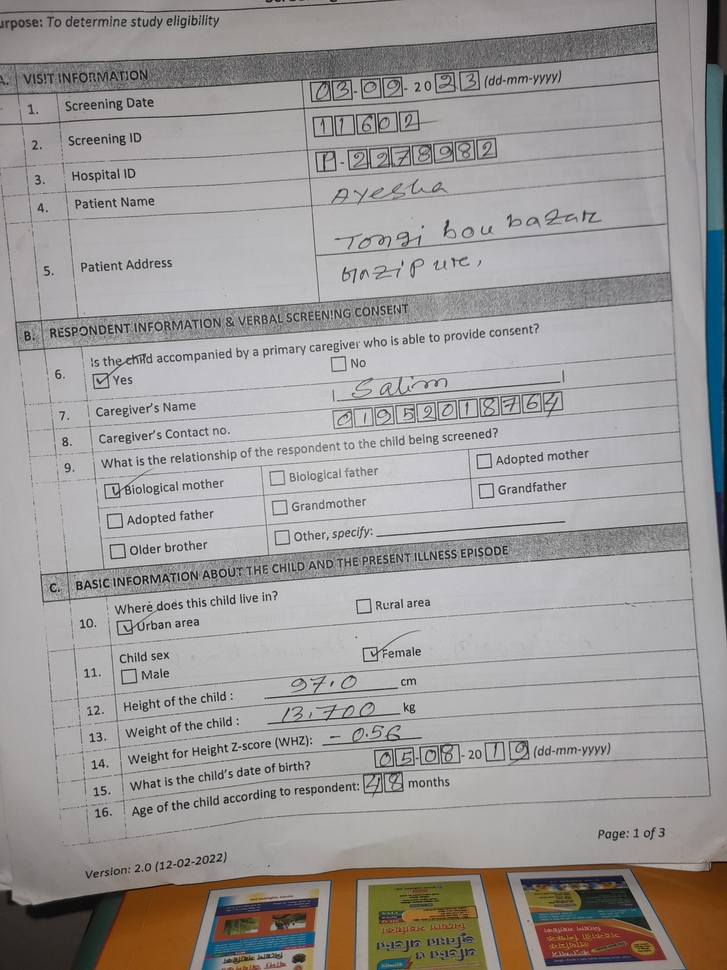
#> input picture 11600 (2).jpg, 727 x 970 px, shrunk from 3000 x 4000 before the run
$ python -i handwritten_text_extraction.py   (imports and definitions only)
#> lines starting #> are read from the running program, lines starting #| are printed output that depends on the picture; after the words box and inside, x2 and y2 are one past the last pixel; in counts of white or black regions, pixels touching at a corner belong together
import cv2
import pytesseract

def preprocess_image(image_path):
    # Read the image using OpenCV
#> called with image_path = '../11600 (2).jpg'
    image = cv2.imread(image_path)
#> image is the input picture: shape (970, 727, 3); mean B, G, R 152.5, 153.7, 156.7

    # Convert the image to grayscale
    gray_image = cv2.cvtColor(image, cv2.COLOR_BGR2GRAY)
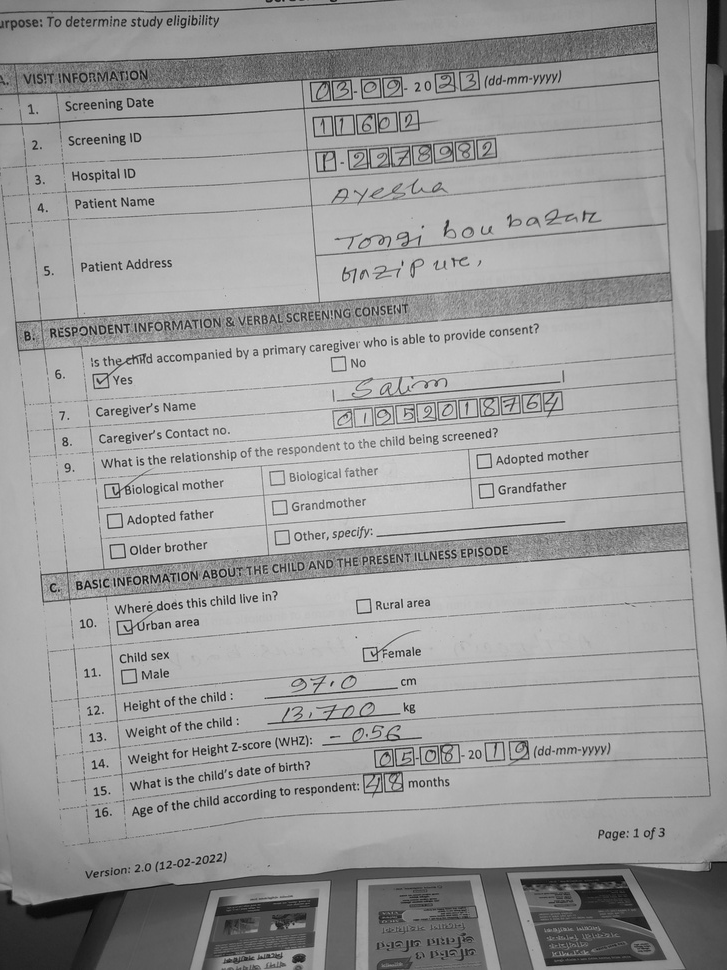
#> gray_image: shape (970, 727); min 9, max 230, mean 154.5

    # Apply GaussianBlur to reduce noise and improve OCR accuracy
    blurred_image = cv2.GaussianBlur(gray_image, (5, 5), 0)

    # Apply thresholding to get a binary image
    _, binary_image = cv2.threshold(blurred_image, 0, 255, cv2.THRESH_BINARY + cv2.THRESH_OTSU)
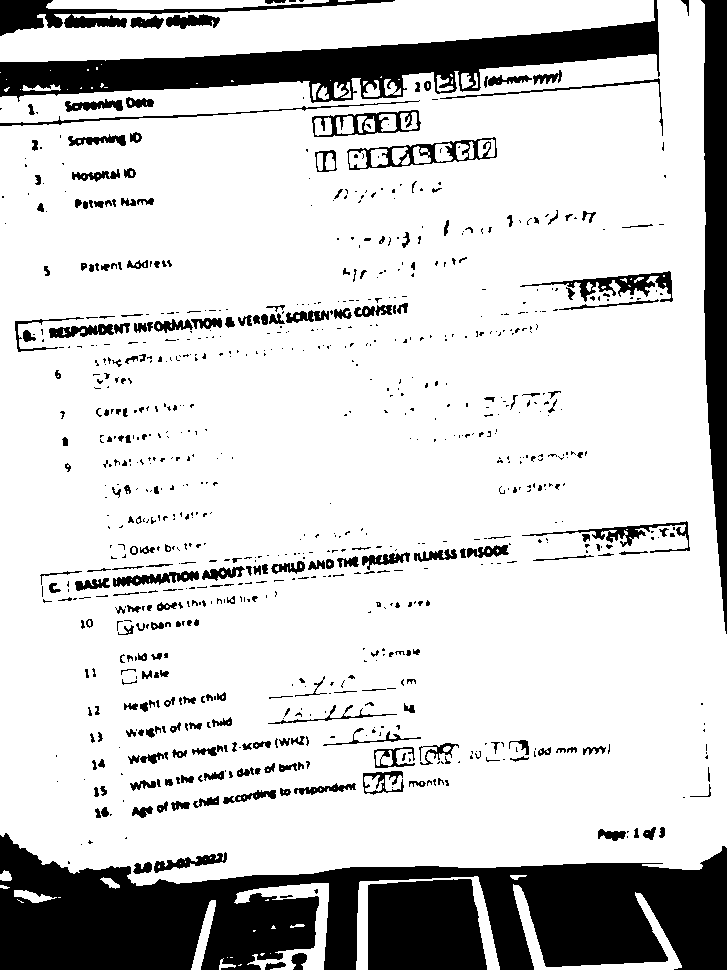
#> binary_image: shape (970, 727); 81.1% white; 849 black regions (581 under 20 px), largest, box (x1, y1, x2, y2) and area: (0, 833, 727, 970) 55255, (0, 0, 660, 103) 22279, (701, 0, 727, 634) 11479

    return binary_image

def extract_handwritten_text(image_path):
    # Preprocess the image
    preprocessed_image = preprocess_image(image_path)

    # Use pytesseract to extract text from the preprocessed image
    extracted_text = pytesseract.image_to_string(preprocessed_image, config='--psm 6')

    return extracted_text

>>> result = preprocess_image('../11600 (2).jpg')

$ run again, on 11600 (3).jpg
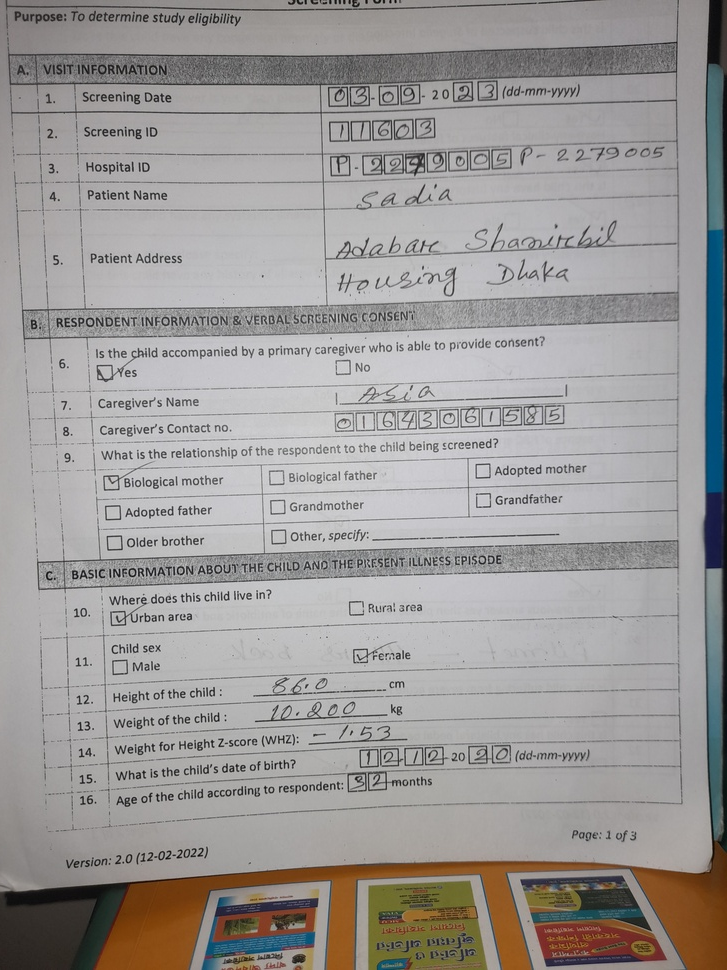
#> input picture 11600 (3).jpg, 727 x 970 px, shrunk from 3000 x 4000 before the run
#> in preprocess_image, image is the input picture: shape (970, 727, 3); mean B, G, R 152.3, 153.9, 156.8
#> in preprocess_image, `gray_image = cv2.cvtColor(image, cv2.COLOR_BGR2GRAY)`:
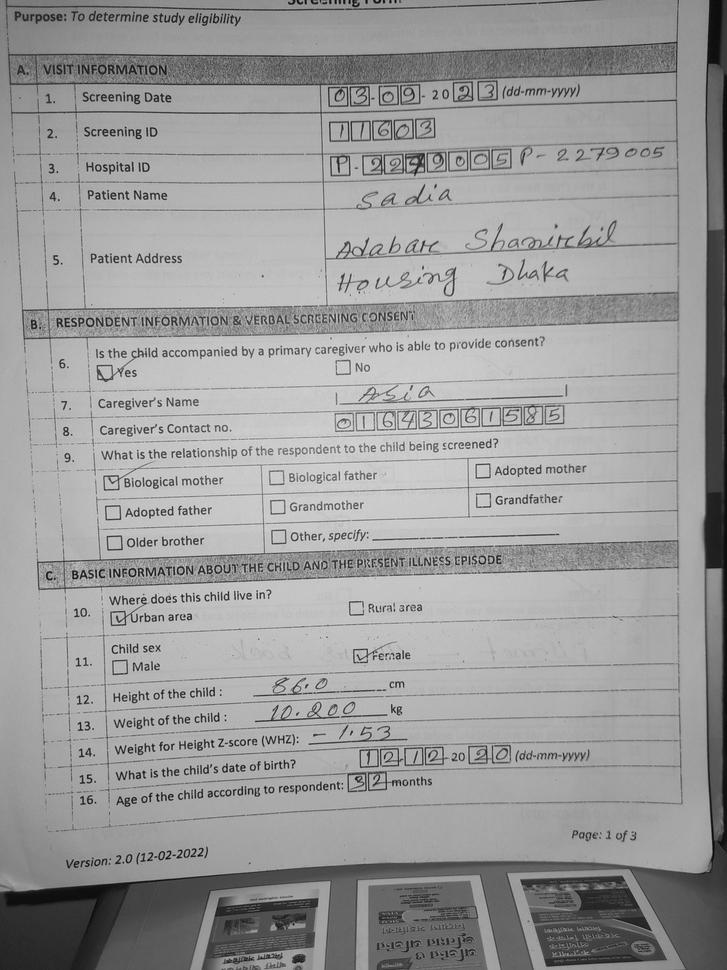
#> gray_image: shape (970, 727); min 3, max 229, mean 154.6
#> in preprocess_image, `_, binary_image = cv2.threshold(blurred_image, 0, 255, cv2.THRESH_BINA..`:
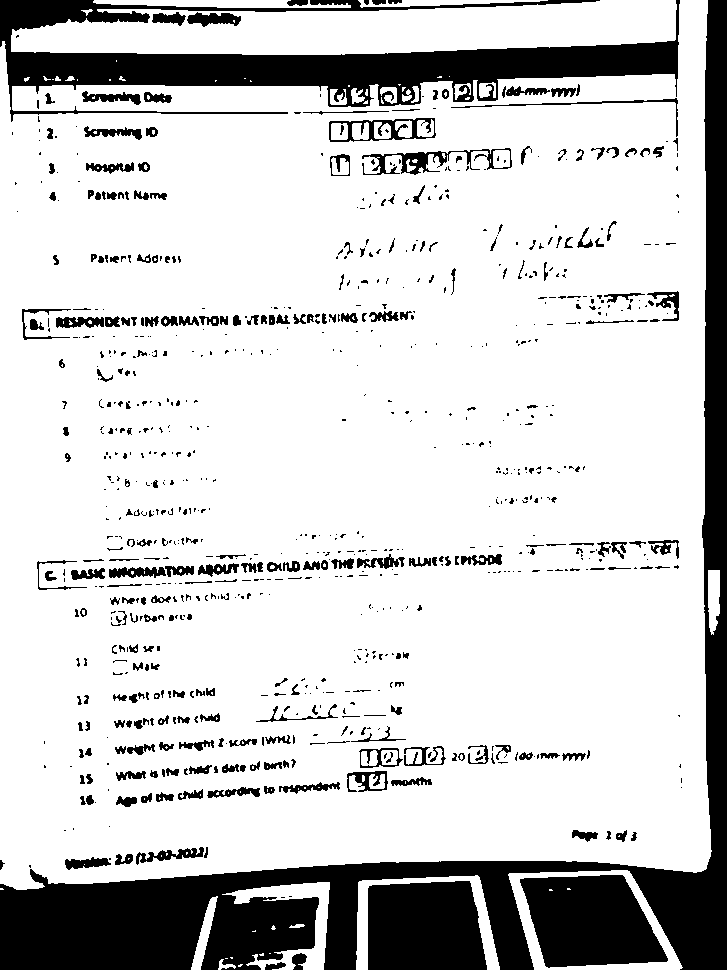
#> binary_image: shape (970, 727); 80.6% white; 820 black regions (545 under 20 px), largest, box (x1, y1, x2, y2) and area: (0, 0, 727, 970) 60966, (0, 0, 680, 122) 28460, (520, 875, 668, 968) 10118

$ run again, on 11900 (1).jpg
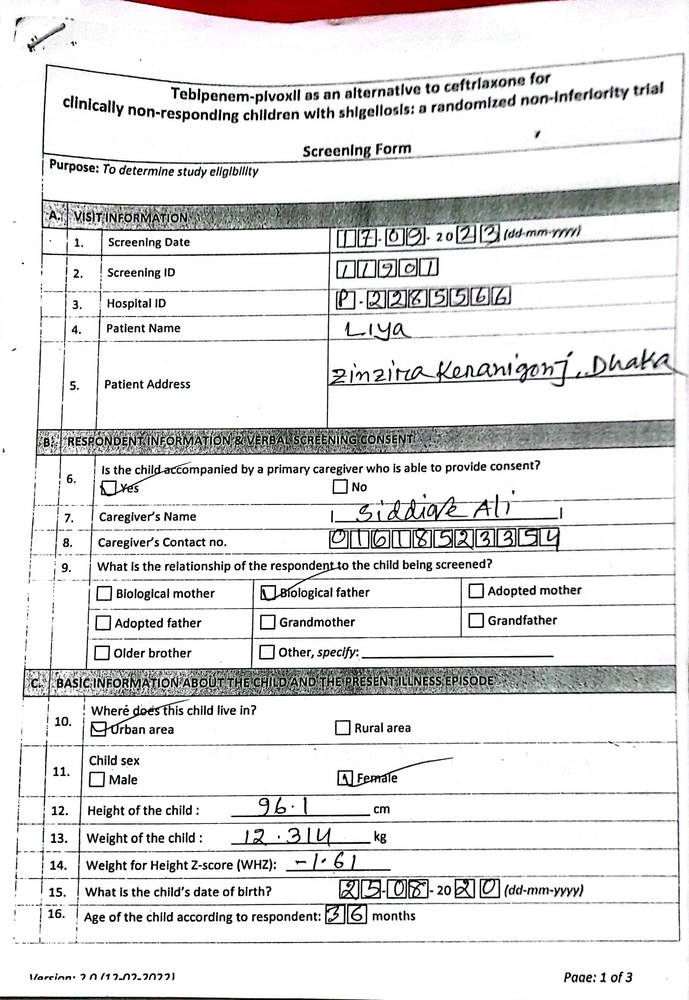
#> input picture 11900 (1).jpg, 689 x 1000 px, shrunk from 2100 x 3048 before the run
#> in preprocess_image, image is the input picture: shape (1000, 689, 3); mean B, G, R 225.5, 225.5, 226.3
#> in preprocess_image, `blurred_image = cv2.GaussianBlur(gray_image, (5, 5), 0)`:
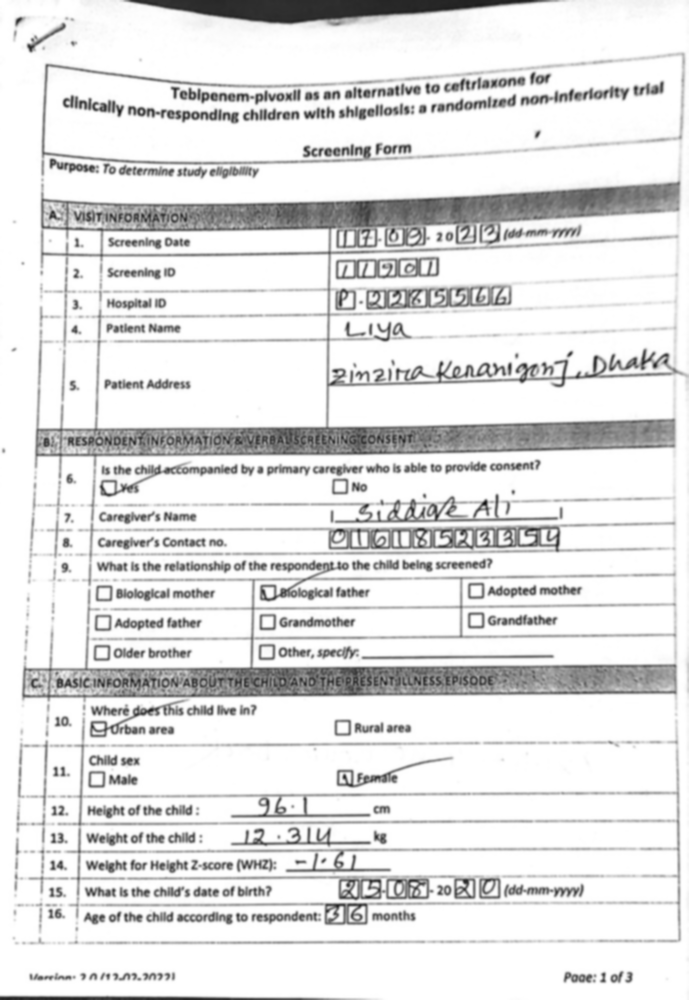
#> blurred_image: shape (1000, 689); min 17, max 255, mean 225.8
#> in preprocess_image, `_, binary_image = cv2.threshold(blurred_image, 0, 255, cv2.THRESH_BINA..`:
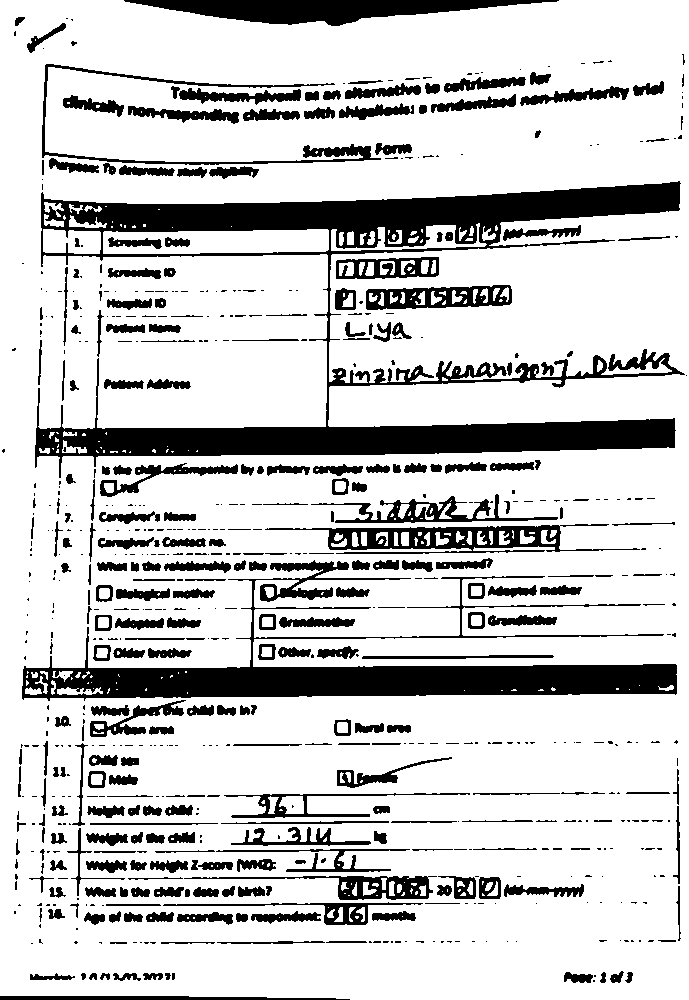
#> binary_image: shape (1000, 689); 79.7% white; 693 black regions (398 under 20 px), largest, box (x1, y1, x2, y2) and area: (35, 181, 685, 478) 42909, (22, 560, 677, 701) 22070, (124, 0, 559, 26) 6077

$ run again, on 11900 (2).jpg
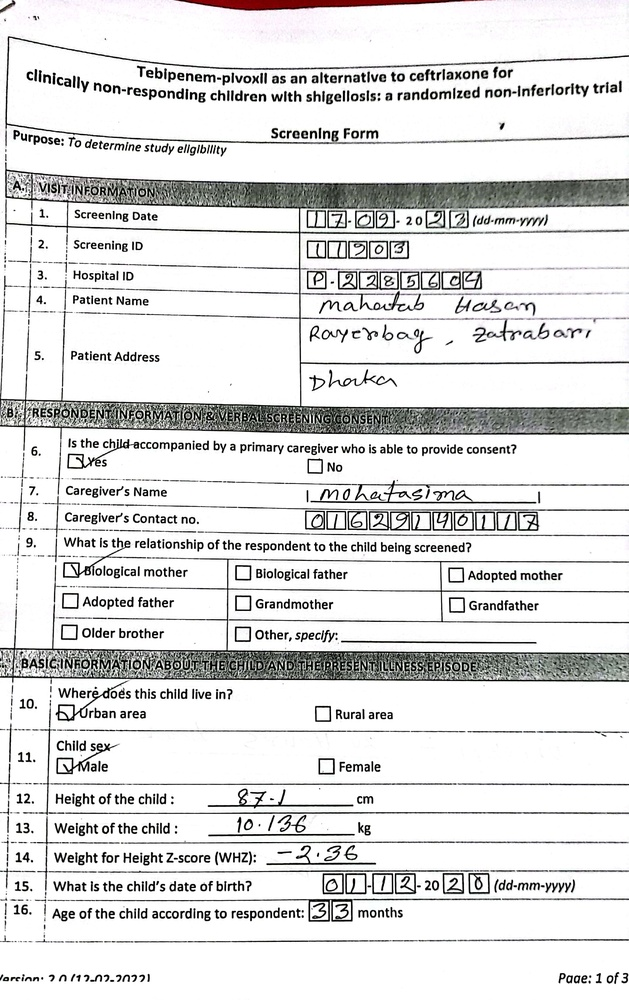
#> input picture 11900 (2).jpg, 629 x 1000 px, shrunk from 2112 x 3356 before the run
#> in preprocess_image, image is the input picture: shape (1000, 629, 3); mean B, G, R 222.4, 222.7, 222.8
#> in preprocess_image, `blurred_image = cv2.GaussianBlur(gray_image, (5, 5), 0)`:
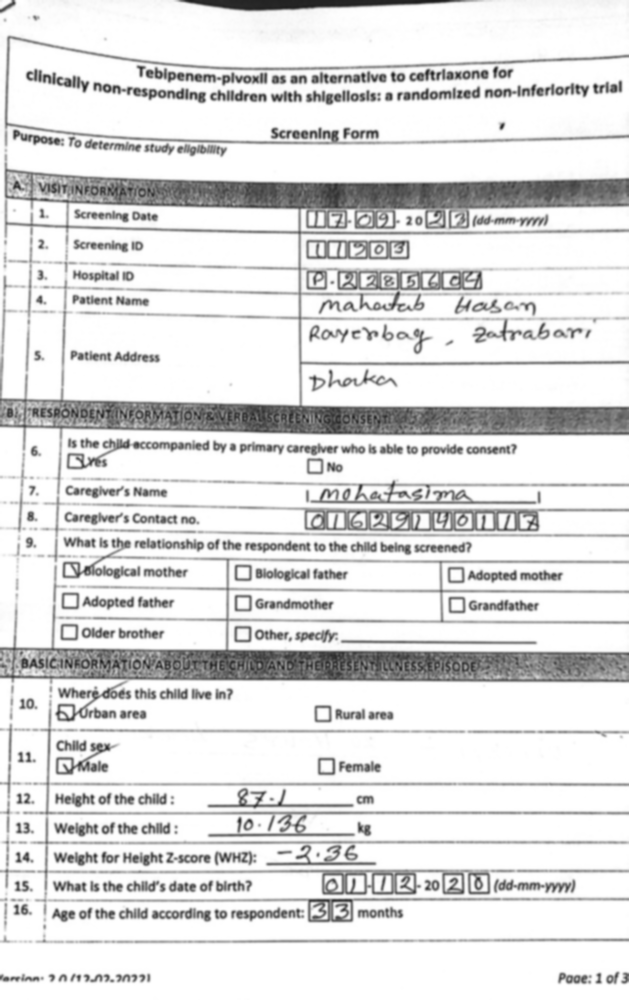
#> blurred_image: shape (1000, 629); min 26, max 255, mean 222.7
#> in preprocess_image, `_, binary_image = cv2.threshold(blurred_image, 0, 255, cv2.THRESH_BINA..`:
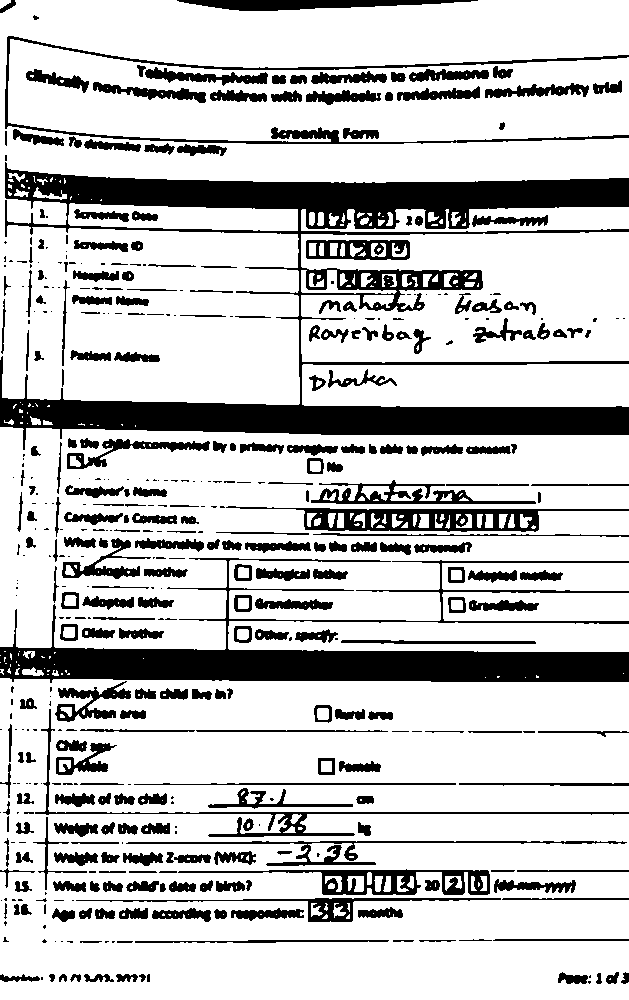
#> binary_image: shape (1000, 629); 77.6% white; 466 black regions (184 under 20 px), largest, box (x1, y1, x2, y2) and area: (0, 162, 629, 450) 43125, (0, 558, 629, 683) 21898, (5, 36, 629, 144) 3959
